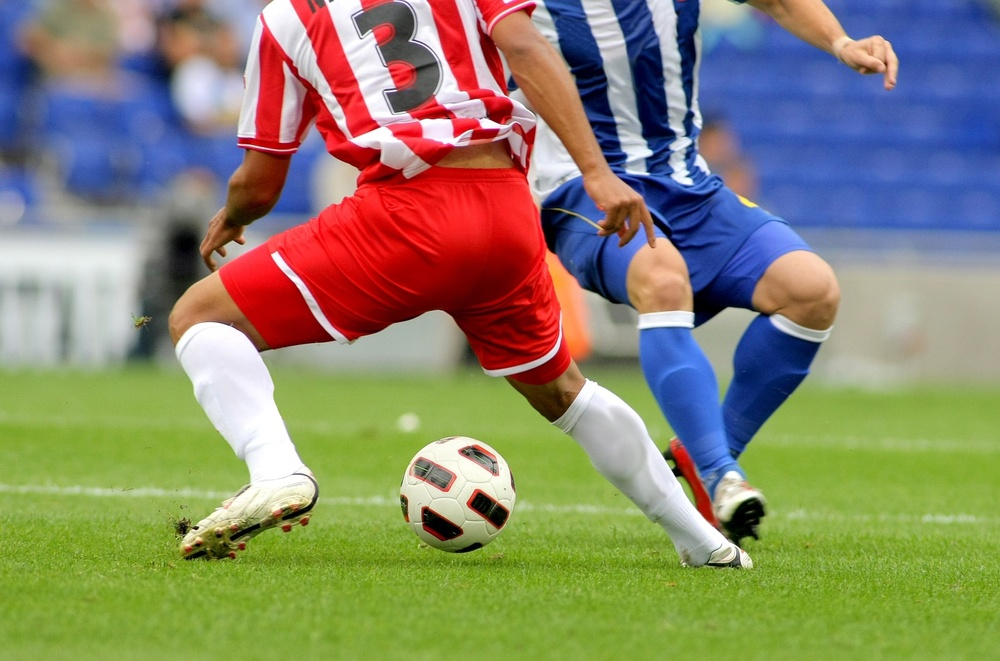
#> input picture pr2/soccer.jpg, 1000 x 661 px, shrunk from 1434 x 948 before the run
$ python 3_2.py
#> lines starting #> are read from the running program, lines starting #| are printed output that depends on the picture
import cv2 as cv
import matplotlib.pyplot as plt

img=cv.imread('soccer.jpg')
#> img is the input picture: shape (661, 1000, 3); mean B, G, R 107.3, 133.3, 136.8

h=cv.calcHist([img],[1],None,[256],[0,256])
#> h = 256 values, max 12728 at index 0, min 712 at index 244, mean 2582

plt.plot(h,color='r',linewidth=1)
plt.show()
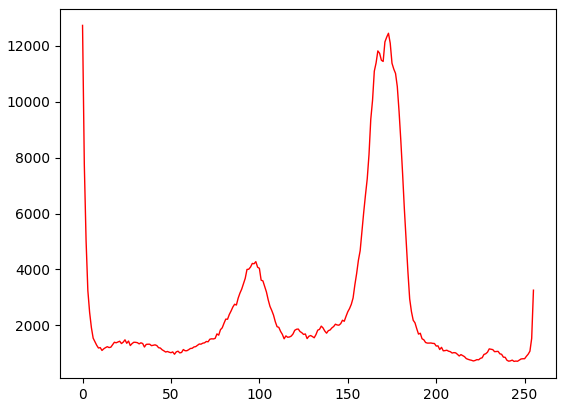
#> figure drawn by matplotlib, 1 panel; curve peaks at x = 0, y = 12728

$ run again, with pr2/apples.jpg copied over pr2/soccer.jpg
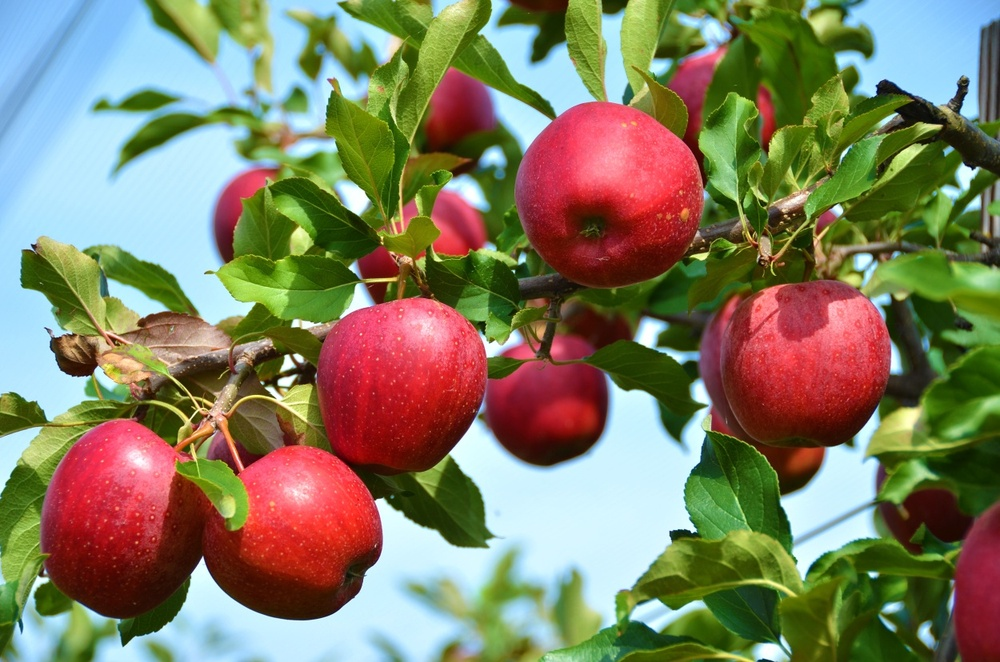
#> input picture pr2/apples.jpg, 1000 x 662 px, shrunk from 1250 x 828 before the run
#> img is the input picture: shape (662, 1000, 3); mean B, G, R 98.6, 125.8, 129.6
#> h = 256 values, max 8607 at index 243, min 54 at index 1, mean 2585.9
#> `plt.show()`:
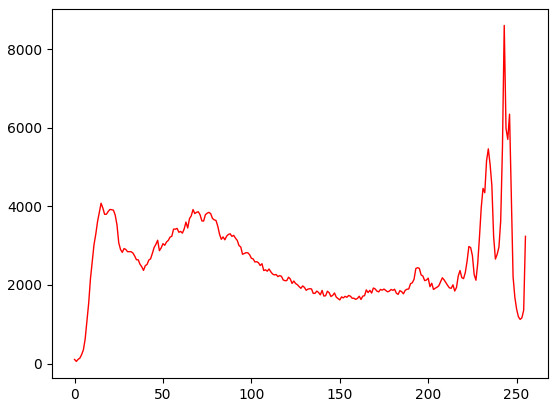
#> figure drawn by matplotlib, 1 panel; curve peaks at x = 243, y = 8607

$ run again, with pr2/girl_laughing.jpg copied over pr2/soccer.jpg
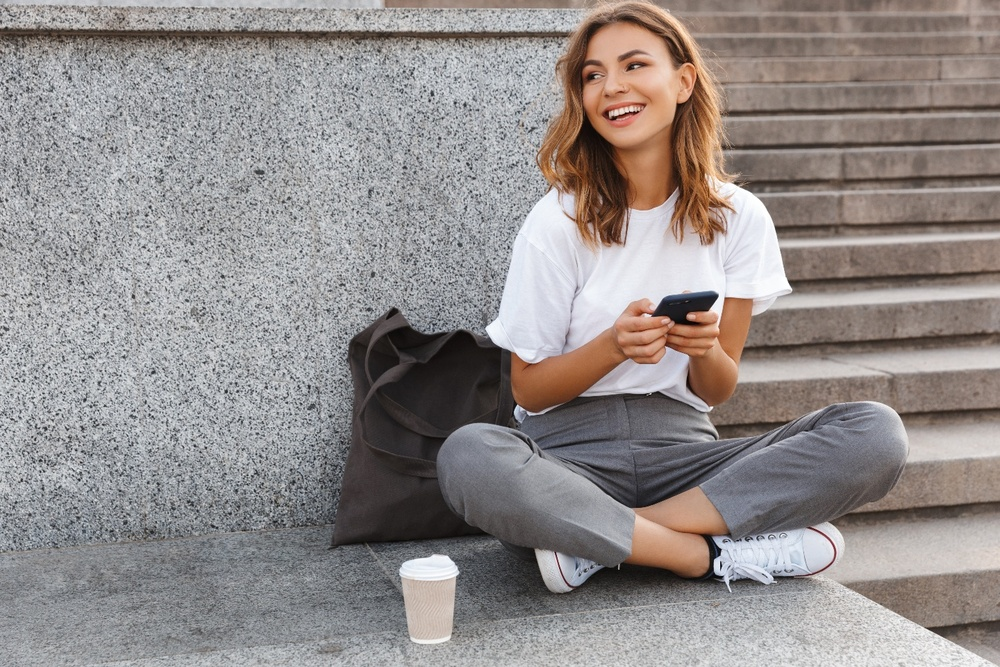
#> input picture pr2/girl_laughing.jpg, 1000 x 667 px, shrunk from 1440 x 960 before the run
#> img is the input picture: shape (667, 1000, 3); mean B, G, R 139.3, 140.6, 146.9
#> h = 256 values, max 5752 at index 127, min 2 at index 1, mean 2605.5
#> `plt.show()`:
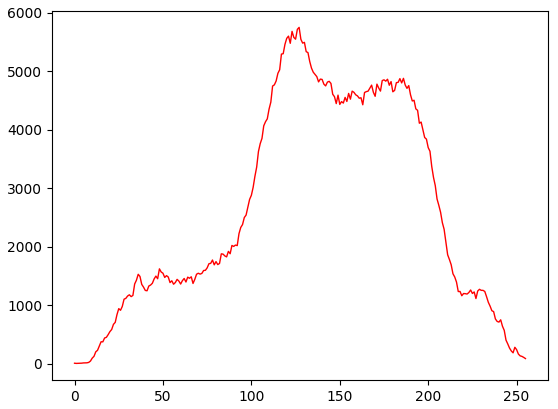
#> figure drawn by matplotlib, 1 panel; curve peaks at x = 127, y = 5752
